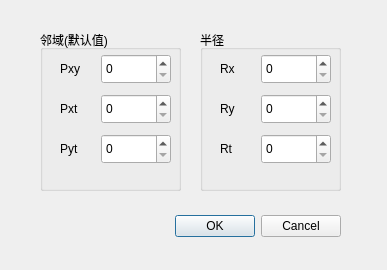
<?xml version="1.0" encoding="UTF-8"?>
<ui version="4.0">
 <class>LbpTopSettings</class>
 <widget class="QDialog" name="LbpTopSettings">
  <property name="geometry">
   <rect>
    <x>0</x>
    <y>0</y>
    <width>387</width>
    <height>270</height>
   </rect>
  </property>
  <property name="windowTitle">
   <string>LBP-TOP参数设置</string>
  </property>
  <property name="windowIcon">
   <iconset resource="emotion_ai_main_window.qrc">
    <normaloff>:/EmotionAI/Resources/app1.png</normaloff>:/EmotionAI/Resources/app1.png</iconset>
  </property>
  <widget class="QWidget" name="layoutWidget">
   <property name="geometry">
    <rect>
     <x>40</x>
     <y>210</y>
     <width>301</width>
     <height>33</height>
    </rect>
   </property>
   <property name="styleSheet">
    <string notr="true">font: 75 12pt &quot;微软雅黑&quot;;
</string>
   </property>
   <layout class="QHBoxLayout">
    <property name="spacing">
     <number>6</number>
    </property>
    <property name="leftMargin">
     <number>0</number>
    </property>
    <property name="topMargin">
     <number>0</number>
    </property>
    <property name="rightMargin">
     <number>0</number>
    </property>
    <property name="bottomMargin">
     <number>0</number>
    </property>
    <item>
     <spacer>
      <property name="styleSheet">
       <string notr="true">font: 75 12pt &quot;微软雅黑&quot;;
</string>
      </property>
      <property name="orientation">
       <enum>Qt::Horizontal</enum>
      </property>
      <property name="sizeHint" stdset="0">
       <size>
        <width>131</width>
        <height>31</height>
       </size>
      </property>
     </spacer>
    </item>
    <item>
     <widget class="QPushButton" name="okButton">
      <property name="styleSheet">
       <string notr="true">font: 75 12pt &quot;微软雅黑&quot;;
</string>
      </property>
      <property name="text">
       <string>OK</string>
      </property>
     </widget>
    </item>
    <item>
     <widget class="QPushButton" name="cancelButton">
      <property name="styleSheet">
       <string notr="true">font: 75 12pt &quot;微软雅黑&quot;;
</string>
      </property>
      <property name="text">
       <string>Cancel</string>
      </property>
     </widget>
    </item>
   </layout>
  </widget>
  <widget class="QGroupBox" name="groupBox">
   <property name="geometry">
    <rect>
     <x>40</x>
     <y>30</y>
     <width>141</width>
     <height>161</height>
    </rect>
   </property>
   <property name="styleSheet">
    <string notr="true">font: 75 12pt &quot;微软雅黑&quot;;</string>
   </property>
   <property name="title">
    <string>邻域(默认值)</string>
   </property>
   <widget class="QWidget" name="verticalLayoutWidget">
    <property name="geometry">
     <rect>
      <x>20</x>
      <y>20</y>
      <width>111</width>
      <height>121</height>
     </rect>
    </property>
    <layout class="QVBoxLayout" name="verticalLayout">
     <item>
      <layout class="QHBoxLayout" name="horizontalLayout">
       <item>
        <widget class="QLabel" name="PxyLabel">
         <property name="text">
          <string>Pxy</string>
         </property>
        </widget>
       </item>
       <item>
        <widget class="QSpinBox" name="PxySpinBox">
         <property name="minimumSize">
          <size>
           <width>70</width>
           <height>30</height>
          </size>
         </property>
        </widget>
       </item>
      </layout>
     </item>
     <item>
      <layout class="QHBoxLayout" name="horizontalLayout_2">
       <item>
        <widget class="QLabel" name="PxtLabel">
         <property name="text">
          <string>Pxt</string>
         </property>
        </widget>
       </item>
       <item>
        <widget class="QSpinBox" name="PxtSpinBox">
         <property name="minimumSize">
          <size>
           <width>70</width>
           <height>30</height>
          </size>
         </property>
        </widget>
       </item>
      </layout>
     </item>
     <item>
      <layout class="QHBoxLayout" name="horizontalLayout_3">
       <item>
        <widget class="QLabel" name="PytLabel">
         <property name="text">
          <string>Pyt</string>
         </property>
        </widget>
       </item>
       <item>
        <widget class="QSpinBox" name="PytSpinBox">
         <property name="minimumSize">
          <size>
           <width>70</width>
           <height>30</height>
          </size>
         </property>
        </widget>
       </item>
      </layout>
     </item>
    </layout>
   </widget>
  </widget>
  <widget class="QGroupBox" name="groupBox_2">
   <property name="geometry">
    <rect>
     <x>200</x>
     <y>30</y>
     <width>141</width>
     <height>161</height>
    </rect>
   </property>
   <property name="styleSheet">
    <string notr="true">font: 75 12pt &quot;微软雅黑&quot;;</string>
   </property>
   <property name="title">
    <string>半径</string>
   </property>
   <widget class="QWidget" name="verticalLayoutWidget_3">
    <property name="geometry">
     <rect>
      <x>20</x>
      <y>20</y>
      <width>111</width>
      <height>121</height>
     </rect>
    </property>
    <layout class="QVBoxLayout" name="verticalLayout_3">
     <item>
      <layout class="QHBoxLayout" name="horizontalLayout_7">
       <item>
        <widget class="QLabel" name="RxLabel">
         <property name="text">
          <string>Rx</string>
         </property>
        </widget>
       </item>
       <item>
        <widget class="QSpinBox" name="RxSpinBox">
         <property name="minimumSize">
          <size>
           <width>70</width>
           <height>30</height>
          </size>
         </property>
        </widget>
       </item>
      </layout>
     </item>
     <item>
      <layout class="QHBoxLayout" name="horizontalLayout_8">
       <item>
        <widget class="QLabel" name="RyLabel">
         <property name="text">
          <string>Ry</string>
         </property>
        </widget>
       </item>
       <item>
        <widget class="QSpinBox" name="RySpinBox">
         <property name="minimumSize">
          <size>
           <width>70</width>
           <height>30</height>
          </size>
         </property>
        </widget>
       </item>
      </layout>
     </item>
     <item>
      <layout class="QHBoxLayout" name="horizontalLayout_9">
       <item>
        <widget class="QLabel" name="RtLabel">
         <property name="text">
          <string>Rt</string>
         </property>
        </widget>
       </item>
       <item>
        <widget class="QSpinBox" name="RtSpinBox">
         <property name="minimumSize">
          <size>
           <width>70</width>
           <height>30</height>
          </size>
         </property>
        </widget>
       </item>
      </layout>
     </item>
    </layout>
   </widget>
  </widget>
 </widget>
 <resources>
  <include location="emotion_ai_main_window.qrc"/>
 </resources>
 <connections/>
</ui>
